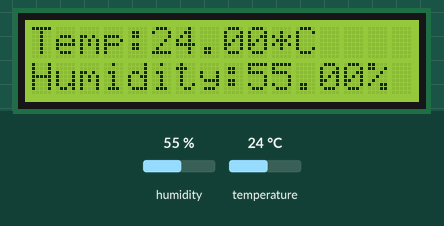
Bench run of a sketch on a simulated Arduino Uno, built with avr-gcc and run on an emulated ATmega328P. Parts: 16×2 character LCD. Inputs (shaded band) come from the test bench; at power-on: humidity 55 %, temperature 24 °C. What the sketch prints to the serial monitor is not drawn.

Above: at 2.7 s.
2.8 s: humidity set to 22 %
At 4.5 s:
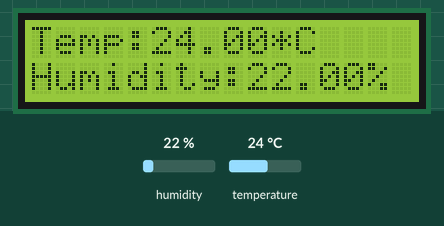
5.8 s: temperature set to 12 °C
At 6.8 s:
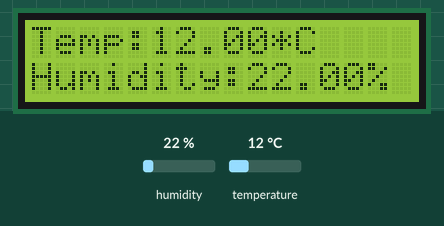
8.8 s: humidity set to 40 %
At 11.3 s:
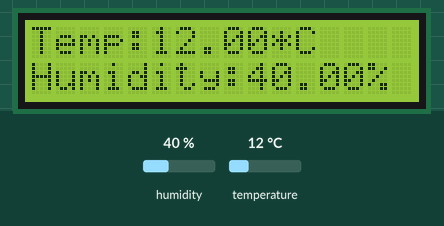
11.8 s: temperature set to 19 °C
At 13.5 s:
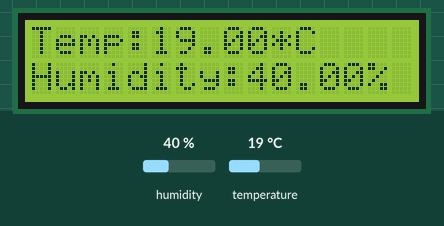
Timing chart, 0 to 15.0 s (numbered marks = the images above; inputs shaded):
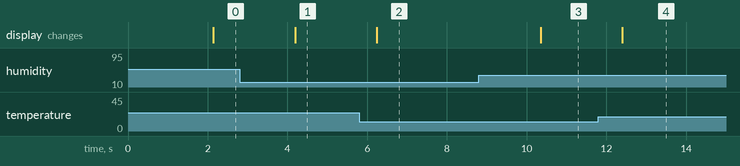

The sketch:

IoT_WeatherStation.ino
```cpp
// libraries
#include <DHT.h>
#include <LiquidCrystal_I2C.h>

LiquidCrystal_I2C lcd(0x27, 16, 2);

// declaring digital pin for sensor
#define DHTPIN 2

// defining sensor type
#define DHTTYPE DHT11

// initialiazing sensor
DHT dht(DHTPIN, DHTTYPE);

void setup()
{
  Serial.begin(9600);
  Serial.println("-----------------------------------------");

  // screen set up
  lcd.begin();
  lcd.backlight();
  lcd.clear();
  lcd.setCursor(0,0);
  lcd.print("Temp: ");
  lcd.setCursor(0,1);
  lcd.print("Humidity: ");
  lcd.setCursor(10,0);
  lcd.print("*C");
  lcd.setCursor(14,1);
  lcd.print("%");

  // sensor turn on
  dht.begin();
}

void loop()
{
  // wait couple seconds between measurements
  delay(2000);

  //reading temp and humidity
  float t = dht.readTemperature();
  float h = dht.readHumidity();

  // check to make sure sensor has read data
  if (isnan(h) || isnan(t))
  {
    Serial.println("Failed to read from DHT sensor!");
    lcd.clear();
    lcd.print("Failed to read from DHT sensor!");
    return;
  }

  // outputting to serial monitor
  Serial.print("Temperature: ");
  Serial.print(t);
  Serial.print(" *C ");
  Serial.print("Humidity: ");
  Serial.print(h);
  Serial.println(" %\t");

  // outputting to screen
  lcd.setCursor(0,0);
  lcd.print("Temp: ");
  lcd.setCursor(5,0);
  lcd.print(t);
  lcd.setCursor(0,1);
  lcd.print("Humidity: ");
  lcd.setCursor(9,1);
  lcd.print(h);
}
```

Measured:
- after the input at 2.8 s, the display: changes after 1.4 s (image 1)
- after the input at 5.8 s, the display: changes after 0.45 s (image 2)
- after the input at 8.8 s, the display: changes after 1.6 s (image 3)
- after the input at 11.8 s, the display: changes after 0.60 s (image 4)
